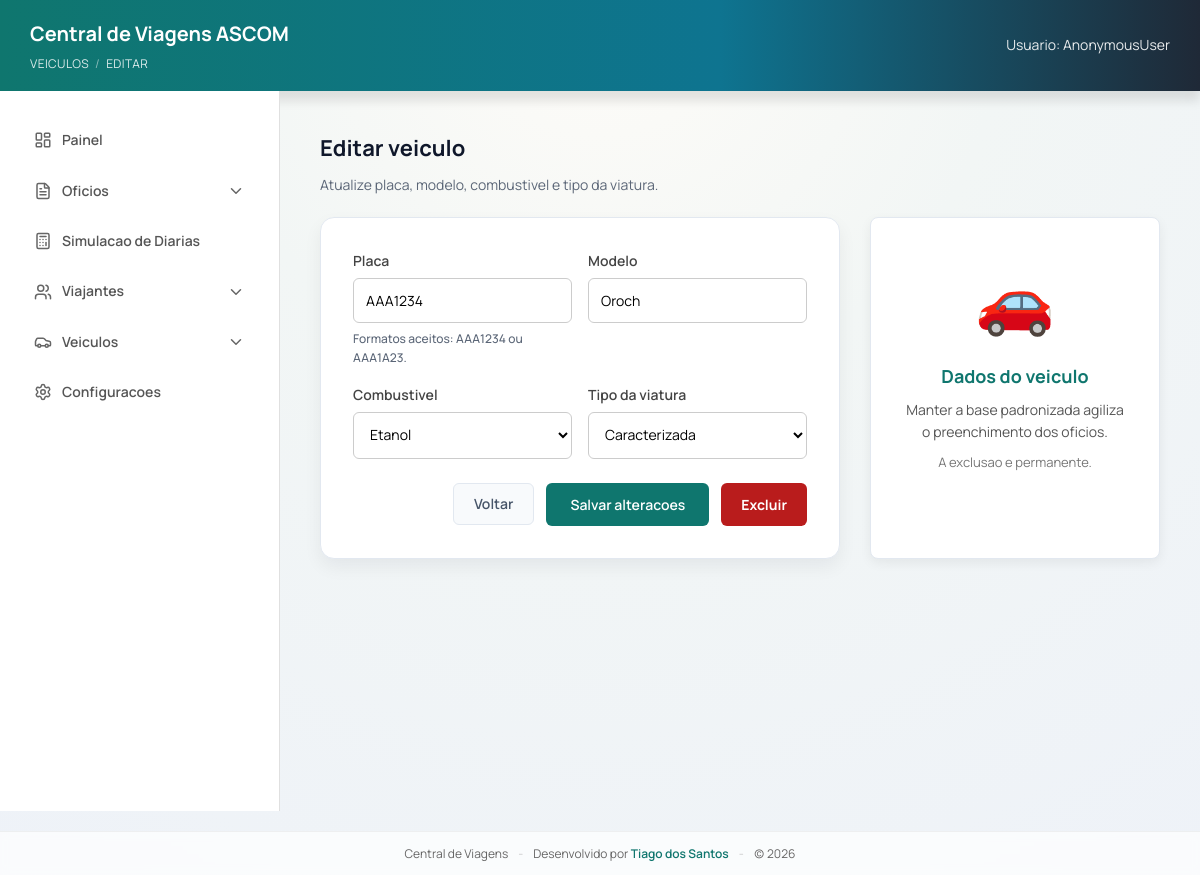
/veiculos/2/editar/, run on the app's committed database.
### viagens/models.py (models this page shows, shortened)
class Veiculo(models.Model):
    placa = models.CharField(max_length=10, unique=True)
    modelo = models.CharField(max_length=120)
    combustivel = models.CharField(max_length=80)
    tipo_viatura = models.CharField(
        max_length=20,
        blank=True,
        choices=[("CARACTERIZADA", "Caracterizada"), ("DESCARACTERIZADA", "Descaracterizada")],
        default="DESCARACTERIZADA"
    )

### viagens/views.py (the view, shortened to what this page needs)
# urls.py: path("veiculos/<int:veiculo_id>/editar/", views.veiculo_editar, name="veiculo_editar"),
@require_http_methods(["GET", "POST"])
def veiculo_editar(request, veiculo_id: int):
    veiculo = get_object_or_404(Veiculo, id=veiculo_id)
    erros = {}
    return render(
        request,
        "viagens/veiculo_edit.html",
        {
            "veiculo": veiculo,
            "erros": erros,
            "combustivel_choices": _get_combustivel_choices(),
        },
    )

### viagens/context_processors.py (called while the page is built)
def mask_settings(request):
    return {
        "PROTOCOLO_MASK": getattr(settings, "PROTOCOLO_MASK", None),
        "CURRENT_YEAR": str(timezone.localdate().year),
    }

### viagens/views.py (called while the page is built)
def _get_combustivel_choices() -> list[str]:
    custom = getattr(settings, "COMBUSTIVEL_CHOICES", None)
    if custom:
        return list(custom)
    return list(DEFAULT_COMBUSTIVEL_CHOICES)

### viagens/templates/viagens/veiculo_edit.html (shortened to what this page needs)
{% extends "viagens/base.html" %}
{% block breadcrumb %}
  Veiculos <span class="breadcrumb-sep">/</span> Editar
{% endblock %}
{% block content %}
  <h2 class="page-title">Editar veiculo</h2>
  <p class="page-subtitle">Atualize placa, modelo, combustivel e tipo da viatura.</p>
  <div class="page-grid">
    <div class="card">
      <form method="post">
        <section class="grid">
          <label>
            Placa
            <input type="text" name="placa" value="{{ veiculo.placa }}" required />
            <span class="field-help">Formatos aceitos: AAA1234 ou AAA1A23.</span>
          </label>
          <label>
            Modelo
            <input type="text" name="modelo" value="{{ veiculo.modelo }}" required />
          </label>
          <label>
            Combustivel
            <select name="combustivel" required>
              {% for item in combustivel_choices %}
                <option value="{{ item }}" {% if item == veiculo.combustivel %}selected{% endif %}>{{ item }}</option>
              {% endfor %}
            </select>
          </label>
          <label>
            Tipo da viatura
            <select name="tipo_viatura" required>
              <option value="CARACTERIZADA" {% if veiculo.tipo_viatura == "CARACTERIZADA" %}selected{% endif %}>Caracterizada</option>
            </select>
          </label>
        </section>
        <div class="wizard-actions">
          <a class="btn-clear" href="{% url 'veiculos_lista' %}">Voltar</a>
          <button class="btn-primary" type="submit">Salvar alteracoes</button>
          <button class="btn-danger" type="button" data-confirm-open="#confirmDeleteVeiculo">Excluir</button>
        </div>
      </form>
    </div>
    <div class="illustration-card">
      <div class="icon">🚗</div>
      <h3>Dados do veiculo</h3>
      <p>Manter a base padronizada agiliza o preenchimento dos oficios.</p>
      <p class="muted">A exclusao e permanente.</p>
    </div>
  </div>
{% endblock %}

### viagens/static/viagens/form.css (style rules this page uses)
:root { --brand-primary: #0f766e; --brand-primary-dark: #115e59; --brand-ink: #0f172a; --brand-muted: #5b6677; --brand-border: #e2e8f0; --brand-soft: #e6f4f1; --focus-ring: rgba(15, 118, 110, 0.22); --surface-soft: #f3f6fb; --surface-contrast: #ffffff; --radius-card: 14px; --shadow-card: 0 16px 34px rgba(15, 23, 42, 0.1); --shadow-soft: 0 8px 18px rgba(15, 23, 42, 0.06); --danger: #b91c1c; }
* { margin: 0; padding: 0; box-sizing: border-box; font-family: 'Manrope', sans-serif; }
body { background: radial-gradient(circle at top, #fefcf8 0%, #f2f6f5 38%, #eef2f8 100%); color: #0f172a; line-height: 1.6; }
.breadcrumb-sep { opacity: 0.6; }
.page-title { margin-bottom: 8px; font-size: 22px; color: var(--brand-ink); }
.page-subtitle { margin-bottom: 20px; color: var(--brand-muted); font-size: 14px; }
.card, .form-card, .list-card { background: #fff; padding: 32px; border-radius: var(--radius-card); box-shadow: var(--shadow-soft); border: 1px solid var(--brand-border); transition: transform 0.18s ease, box-shadow 0.18s ease; animation: riseIn 0.35s ease both; }
.card form, .form-card form { display: flex; flex-direction: column; gap: 24px; }
.grid, .form-row { display: grid; grid-template-columns: repeat(auto-fit, minmax(180px, 1fr)); gap: 16px; }
label { display: flex; flex-direction: column; gap: 6px; font-weight: 600; color: #444; font-size: 14px; }
.field-help { font-size: 12px; color: var(--brand-muted); font-weight: 500; display: block; }
input, select, textarea { width: 100%; padding: 12px; border-radius: 6px; border: 1px solid #ccc; font-size: 14px; transition: border-color 0.2s ease, box-shadow 0.2s ease; background-color: #fff; }
.btn-primary, .primary { background-color: var(--brand-primary); color: #fff; border: none; padding: 12px 24px; border-radius: 6px; cursor: pointer; font-weight: 600; font-size: 14px; transition: background-color 0.2s ease; }
.btn-clear { height: 42px; padding: 0 20px; border-radius: 6px; background-color: #f8fafc; color: #475569; border: 1px solid #e2e8f0; font-weight: 600; font-size: 14px; text-decoration: none; display: inline-flex; align-items: center; justify-content: center; transition: all 0.2s ease; }
.btn-danger { display: inline-flex; align-items: center; background: var(--danger); color: #fff; border: none; padding: 12px 20px; border-radius: 6px; cursor: pointer; font-weight: 700; font-size: 14px; transition: filter 0.2s ease, transform 0.2s ease; }
.wizard-actions { display: flex; gap: 12px; align-items: center; justify-content: flex-end; }
.page-grid { display: grid; grid-template-columns: minmax(300px, 520px) 1fr; gap: 30px; align-items: start; width: 100%; }
.illustration-card { background: #fff; padding: 30px; border-radius: 8px; border: 1px solid var(--brand-border); box-shadow: 0 4px 12px rgba(0, 0, 0, 0.06); text-align: center; min-height: 100%; }
.illustration-card .icon { font-size: 64px; margin-bottom: 12px; }
.illustration-card h3 { color: var(--brand-primary); font-size: 18px; margin-bottom: 8px; }
.illustration-card p { color: #555; font-size: 14px; line-height: 1.6; margin-bottom: 8px; }
.illustration-card .muted { color: #777; font-size: 13px; }

### data on the page
Veiculo: placa "AAA1234", modelo "Oroch", combustivel "Etanol", tipo_viatura "Caracterizada"

### other printed values
{{ request.user }} "AnonymousUser"
